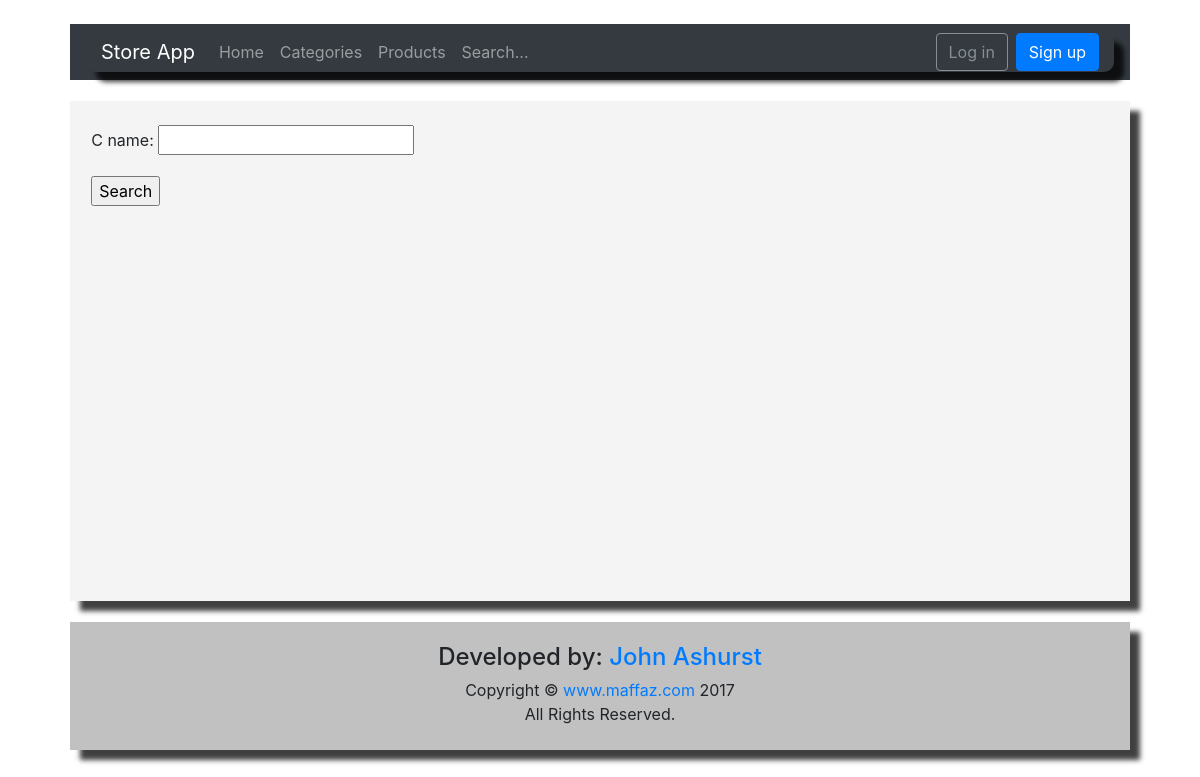
The page /categories/search/ on the database as committed earlier.
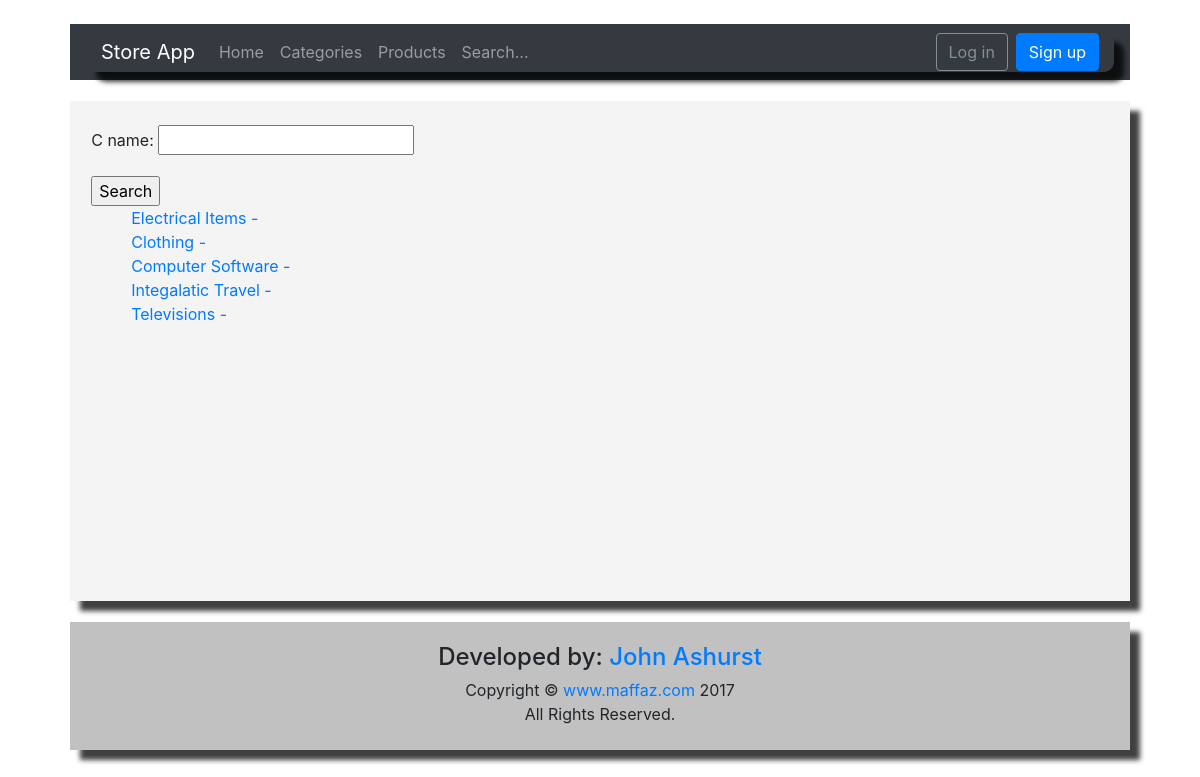
The same page on the database as committed later.
### categories/models.py (models this page shows, shortened)
class Category(models.Model):
    categories = models.ManyToManyField('self', blank=True)
    c_name = models.CharField(max_length=200, help_text="Enter a Product Category: ")

### categories/views.py (the view)
def search(request):
    cat_list = Category.objects.all()
    cat_filter = CategoryFilter(request.GET, queryset=cat_list)
    return render(request, 'cat_s_list.html', {'filter': cat_filter})

### templates/cat_s_list.html
{% extends 'base.html' %}
{% block content %}
<br>
  <form method="get">
    {{ filter.form.as_p }}
    <button type="submit">Search</button>
  </form>
  <ul>
  {% for cat in filter.qs %}
    <li><a href="{% url 'category-detail' cat.pk %}">{{ cat.c_name }} - {{ cat.get_c_name }}</a></li>
  {% endfor %}
  </ul>
  <br>
{% endblock %}

### templates/base.html (shortened to what this page needs)
<!DOCTYPE html>
<html lang="en">
<head>
    {% load static %}
    <link rel="stylesheet" href="{% static 'css/bootstrap.min.css' %}">
  	<link rel="stylesheet" href="{% static 'css/styles.css' %}" />
</head>
<body>
        {% block body %}
          <nav class="navbar navbar-expand-sm navbar-dark bg-dark">
            <div class="container">
              <a class="navbar-brand" href="{% url 'index' %}">Store App</a>
              <div class="collapse navbar-collapse" id="mainMenu">
                <ul class="navbar-nav">
                  <li class="nav-item">
                    <a class="nav-link" href="{% url 'index' %}">Home</a>
                  </li>
                  <li class="nav-item">
                    <a class="nav-link" href="{% url 'categories' %}" rel="noopener">Categories</a>
                  </li>
                  <li class="nav-item">
                    <a class="nav-link" href="{% url 'products' %}" rel="noopener">Products</a>
                  </li>
                  <li class="nav-item">
                      <a class="nav-link" href="{% url 'search' %}" rel="noopener">Search...</a>
                    </li>
                </ul>
                {% if user.is_authenticated %}
                <ul class="navbar-nav ml-auto">
                    <li class="nav-item">
                      <a class="nav-link" href="{% url 'my_account' %}">
                      {{ user.username }}
                    </a>
                  </li>
                </ul>
              {% else %}
                <form class="form-inline ml-auto">
                  <a href="{% url 'login' %}" class="btn btn-outline-secondary">Log in</a>
                  <a href="{% url 'signup' %}" class="btn btn-primary ml-2">Sign up</a>
                </form>
              {% endif %}
              </div>
            </div>
          </nav>
          <div class="wrapper">
 <div class="contain">
    {% block content %}
    {% endblock %}
 </div>
          </div>
    <footer>
                    <h4>Developed by: <a href="http://maffaz.com">John Ashurst</a></h4>
                    <p class="m-t">Copyright © <a href="http://maffaz.com">www.maffaz.com</a> 2017<br>
                    All Rights Reserved.<br> <br></p>
    </footer>
        {% endblock body %}
         </body>
</html>

### static/css/styles.css (style rules this page uses)
* { list-style-type: none; text-decoration: none }
body { width:1060px; margin: 0 auto; background-image: url('https://images.freecreatives.com/wp-content/uploads/2015/03/694608__wallpapers-background-vintage-brown-old-wallpaper-desktop-texture-tekstura-original-vintazh-korichnevyj-staryj-gdefon_p.jpg'); background-attachment: fixed; max-width:94%; margin-top: 2% }
.wrapper { background: #f4f4f4; -webkit-box-shadow: 10px 10px 5px 0px rgba(0,0,0,0.75); -moz-box-shadow: 10px 10px 5px 0px rgba(0,0,0,0.75); box-shadow: 10px 10px 5px 0px rgba(0,0,0,0.75); }
ul { margin: 0; }
footer { background: #c1c1c1; text-align: center; padding-top: 2%; -webkit-box-shadow: 10px 10px 5px 0px rgba(0,0,0,0.75); -moz-box-shadow: 10px 10px 5px 0px rgba(0,0,0,0.75); box-shadow: 10px 10px 5px 0px rgba(0,0,0,0.75); }
.contain { margin: 2%; height:auto; min-height: 500px }
.container { border-radius:10px; -webkit-box-shadow: 10px 10px 5px 0px rgba(0,0,0,0.75); -moz-box-shadow: 10px 10px 5px 0px rgba(0,0,0,0.75); box-shadow: 10px 10px 5px 0px rgba(0,0,0,0.75); }

Rows that differ between the two databases and show on the page:
added Category: c_name "Electrical Items"
added Category: c_name "Clothing"
added Category: c_name "Computer Software"
added Category: c_name "Integalatic Travel"
added Category: c_name "Televisions"
